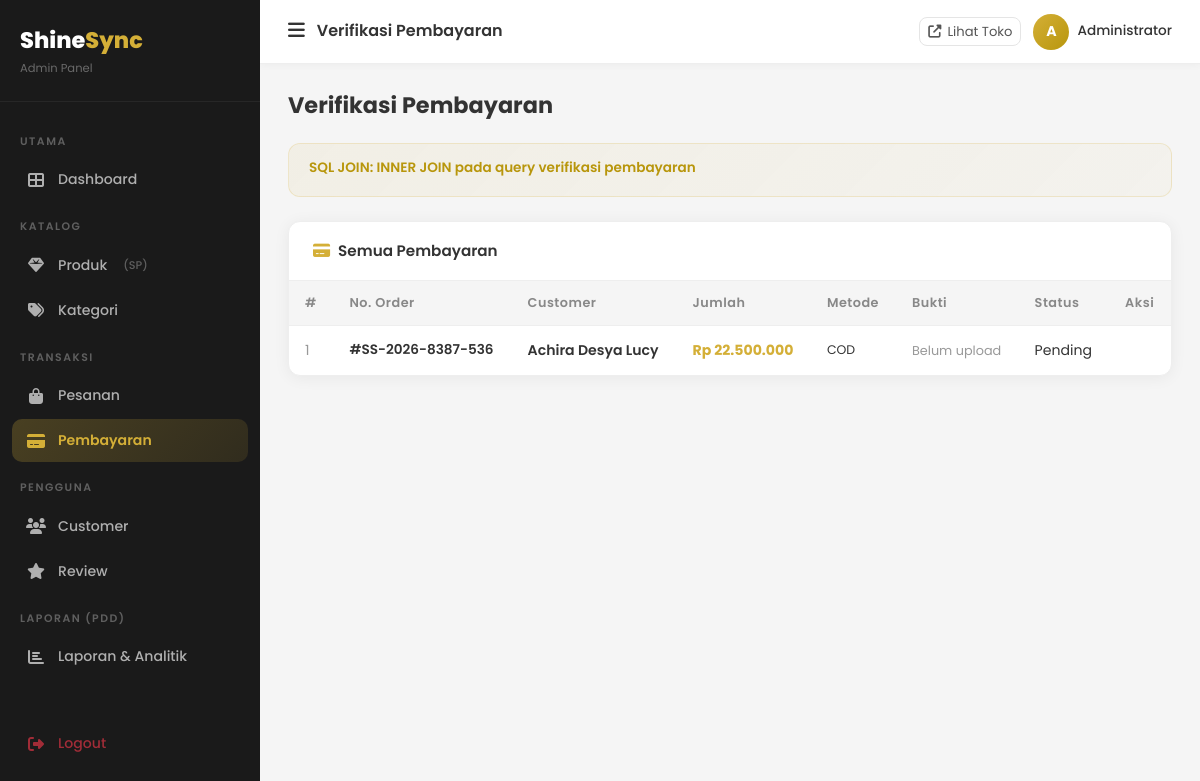
/admin/payments (signed in), run on an earlier commit of the app's database.
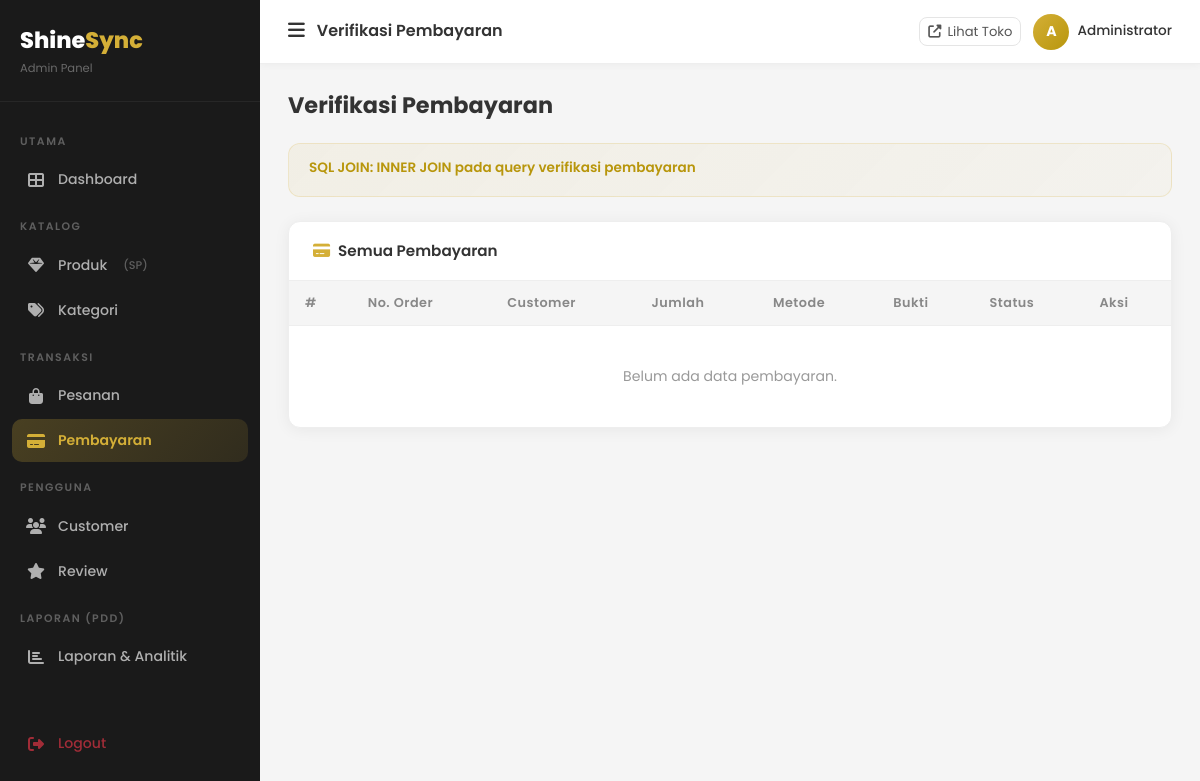
And on a later commit of the database.
### tables this page shows
CREATE TABLE `payments` (
  `id` int UNSIGNED NOT NULL,
  `order_id` int UNSIGNED NOT NULL,
  `amount` decimal(15,2) NOT NULL,
  `method` enum('transfer','qris','cod') DEFAULT 'transfer',
  `bank_name` varchar(50) DEFAULT NULL,
  `account_number` varchar(50) DEFAULT NULL,
  `proof_image` varchar(255) DEFAULT NULL,
  `status` enum('pending','verified','rejected') DEFAULT 'pending',
  `verified_at` timestamp NULL DEFAULT NULL,
  `verified_by` int UNSIGNED DEFAULT NULL,
  `notes` text,
  `created_at` timestamp NULL DEFAULT CURRENT_TIMESTAMP
);

CREATE TABLE `orders` (
  `id` int UNSIGNED NOT NULL,
  `user_id` int UNSIGNED NOT NULL,
  `order_number` varchar(50) NOT NULL,
  `total_amount` decimal(15,2) NOT NULL DEFAULT '0.00',
  `discount` decimal(15,2) DEFAULT '0.00',
  `grand_total` decimal(15,2) NOT NULL DEFAULT '0.00',
  `loyalty_points` int DEFAULT '0',
  `shipping_name` varchar(100) DEFAULT NULL,
  `shipping_phone` varchar(20) DEFAULT NULL,
  `shipping_address` text,
  `notes` text,
  `status` enum('pending','confirmed','processing','shipped','delivered','cancelled') DEFAULT 'pending',
  `created_at` timestamp NULL DEFAULT CURRENT_TIMESTAMP,
  `updated_at` timestamp NULL DEFAULT CURRENT_TIMESTAMP ON UPDATE CURRENT_TIMESTAMP
);

CREATE TABLE `users` (
  `id` int UNSIGNED NOT NULL,
  `name` varchar(100) NOT NULL,
  `email` varchar(150) NOT NULL,
  `password` varchar(255) NOT NULL,
  `phone` varchar(20) DEFAULT NULL,
  `address` text,
  `avatar` varchar(255) DEFAULT 'default.png',
  `role` enum('admin','customer') NOT NULL DEFAULT 'customer',
  `is_active` tinyint(1) NOT NULL DEFAULT '1',
  `created_at` timestamp NULL DEFAULT CURRENT_TIMESTAMP,
  `updated_at` timestamp NULL DEFAULT CURRENT_TIMESTAMP ON UPDATE CURRENT_TIMESTAMP
);

### app/core/Controller.php (called while the page is built, shortened)
<?php
class Controller
{
    protected function view(string $viewPath, array $data = []): void
    {
        extract($data);
        $file = __DIR__ . '/../views/' . $viewPath . '.php';
        require $file;
    }
}

### app/controllers/PaymentController.php (called while the page is built, shortened)
<?php
class PaymentController extends Controller
{
    private Payment $model;
    public function __construct()
    {
        $this->model      = new Payment();
    }
    public function adminIndex(): void
    {
        $payments  = $this->model->getAll();
        $this->view('admin/payments/index', compact('payments', 'pageTitle'));
    }
}

### app/core/Database.php (called while the page is built, shortened)
<?php
class Database
{
    private static ?Database $instance = null;
    private mysqli $conn;
    private function __construct()
    {
        $this->conn = new mysqli(DB_HOST, DB_USER, DB_PASS, DB_NAME, DB_PORT);
        $this->conn->set_charset(DB_CHARSET);
    }
    public static function getInstance(): Database
    {
        if (self::$instance === null) {
            self::$instance = new self();
        }
        return self::$instance;
    }
    public function query(string $sql, array $params = []): array
    {
        if (empty($params)) {
            $result = $this->conn->query($sql);
            return $result->fetch_all(MYSQLI_ASSOC) ?: [];
        }
        $stmt = $this->prepare($sql, $params);
        $stmt->execute();
        $result = $stmt->get_result();
        return $result ? $result->fetch_all(MYSQLI_ASSOC) : [];
    }
}

### app/core/Model.php (called while the page is built, shortened)
<?php
class Model
{
    public function __construct()
    {
        $this->db = Database::getInstance();
    }
}

### app/models/Payment.php (called while the page is built, shortened)
<?php
class Payment extends Model
{
    public function getAll(): array
    {
        return $this->db->query(
            "SELECT p.*, o.order_number, o.grand_total, u.name AS customer_name
             FROM payments p
             INNER JOIN orders o ON p.order_id = o.id
             INNER JOIN users u  ON o.user_id = u.id
             ORDER BY p.created_at DESC"
        );
    }
}

### app/views/admin/payments/index.php (the view, shortened to what this page needs)
<?php
include __DIR__ . '/../../layouts/admin_header.php';
?>
<div class="admin-page-header"><h2>Verifikasi Pembayaran</h2></div>
<div class="pdd-info mb-4">
  <h6>SQL JOIN: INNER JOIN pada query verifikasi pembayaran</h6>
</div>
<div class="admin-card">
  <div class="card-head"><h5><i class="fas fa-credit-card me-2" style="color:#D4AF37;"></i>Semua Pembayaran</h5></div>
  <div style="overflow-x:auto;">
    <table class="admin-table">
      <thead><tr><th>#</th><th>No. Order</th><th>Customer</th><th>Jumlah</th><th>Metode</th><th>Bukti</th><th>Status</th><th>Aksi</th></tr></thead>
      <tbody>
        <?php if(empty($payments)): ?>
        <tr><td colspan="8" style="text-align:center;padding:40px;color:#999;">Belum ada data pembayaran.</td></tr>
        <?php else: foreach($payments as $i=>$p): ?>
        <tr>
          <td style="color:#999;"><?= $i+1 ?></td>
          <td style="font-weight:600;font-size:.85rem;">#<?= htmlspecialchars($p['order_number']) ?></td>
          <td>
            <div style="font-weight:600;font-size:.88rem;"><?= htmlspecialchars($p['customer_name']) ?></div>
          </td>
          <td style="font-weight:700;color:#D4AF37;">Rp <?= number_format($p['amount'],0,',','.') ?></td>
          <td style="text-transform:uppercase;font-size:.78rem;"><?= $p['method'] ?></td>
          <td>
            <?php if($p['proof_image']): ?>
            <a href="<?= APP_URL ?>/uploads/payments/<?= $p['proof_image'] ?>" target="_blank" style="color:#D4AF37;font-size:.82rem;">
              <i class="fas fa-image me-1"></i>Lihat Bukti
            </a>
            <?php else: ?>
            <span style="color:#999;font-size:.8rem;">Belum upload</span>
            <?php endif; ?>
          </td>
          <td><span class="status-badge status-<?= $p['status'] ?>"><?= ucfirst($p['status']) ?></span></td>
          <td>
          </td>
        </tr>
        <?php endforeach; endif; ?>
      </tbody>
    </table>
  </div>
</div>
<?php include __DIR__ . '/../../layouts/admin_footer.php'; ?>

What changed in the data, as far as the page shows it:
removed payments: order.order_number "SS-2026-8387-536", users.name "Achira Desya Lucy", amount "22.500.000", method "COD", shows "Belum upload", status "Pending"
Also different on the page:
text now shown: "Belum ada data pembayaran."
